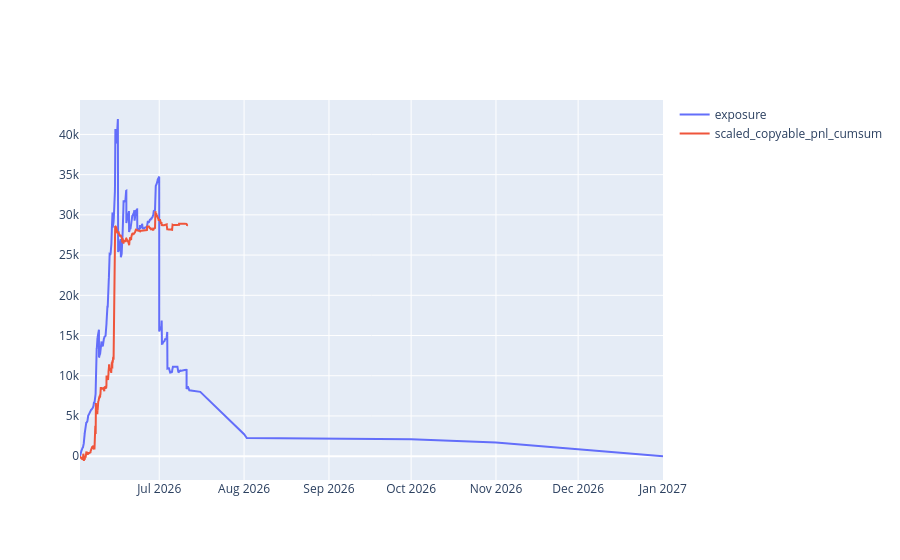

Notebook source saved alongside this figure:
### Code cell
df_plot = df.groupby('end_date_iso').agg(
    scaled_copyable_pnl=('scaled_copyable_pnl', 'sum'),
    ending_exposure=('scaled_copyable_pnl_exposure', 'sum'),
).reset_index()

df.sort_values('bucket', inplace=True)
df['scaled_copyable_pnl_cumsum'] = df['scaled_copyable_pnl'].cumsum()

df_pnl = df[['bucket', 'scaled_copyable_pnl_cumsum']].copy()

# exposure ends at EOD of end_date, so shift by 24h
df_exposure = df_plot[['end_date_iso', 'ending_exposure']].copy()
df_exposure['end_date_iso'] = pd.to_datetime(df_exposure['end_date_iso']) + pd.Timedelta(days=1)
df_exposure.rename(columns={'end_date_iso': 'dt', 'ending_exposure': 'exposure_delta'}, inplace=True)

resolution_exposure = df_exposure.groupby('dt').agg(exposure_delta=('exposure_delta', 'sum')).reset_index()
resolution_exposure['exposure_delta'] = resolution_exposure['exposure_delta'] * -1

buy_exposure = df[['bucket', 'scaled_copyable_pnl_exposure']].rename(columns={'bucket': 'dt', 'scaled_copyable_pnl_exposure': 'exposure_delta'})

df_exposure = ( pd.concat([resolution_exposure, buy_exposure], ignore_index=True)
    .reset_index(drop=True)
)

df_exposure.sort_values('dt', inplace=True)
df_exposure['exposure'] = df_exposure['exposure_delta'].cumsum()

# df_plot['end_date_iso'] = pd.to_datetime(df_plot['end_date_iso']) + pd.Timedelta(days=1)

import plotly.graph_objects as go

fig = go.Figure()

fig.add_trace(go.Scatter(
    x=df_exposure['dt'],
    y=df_exposure['exposure'],
    mode='lines',
    name='exposure'
))

fig.add_trace(go.Scatter(
    x=df_pnl['bucket'],
    y=df_pnl['scaled_copyable_pnl_cumsum'],
    mode='lines',
    name='scaled_copyable_pnl_cumsum'
))

fig.show()

### Figure 1 — Plotly figure (JSON) as saved in the notebook; plotly's stock layout.template omitted (floating-point values rounded to 4 significant figures; data arrays with more than 128 entries replaced by an {"elided": "..."} marker saying what was removed)
{"data": [{"mode": "lines", "name": "exposure", "type": "scatter", "x": {"elided": "1581 str values"}, "y": {"elided": "1581 float values"}}, {"mode": "lines", "name": "scaled_copyable_pnl_cumsum", "type": "scatter", "x": {"elided": "1542 str values"}, "y": {"elided": "1542 float values"}}], "layout": {}}
